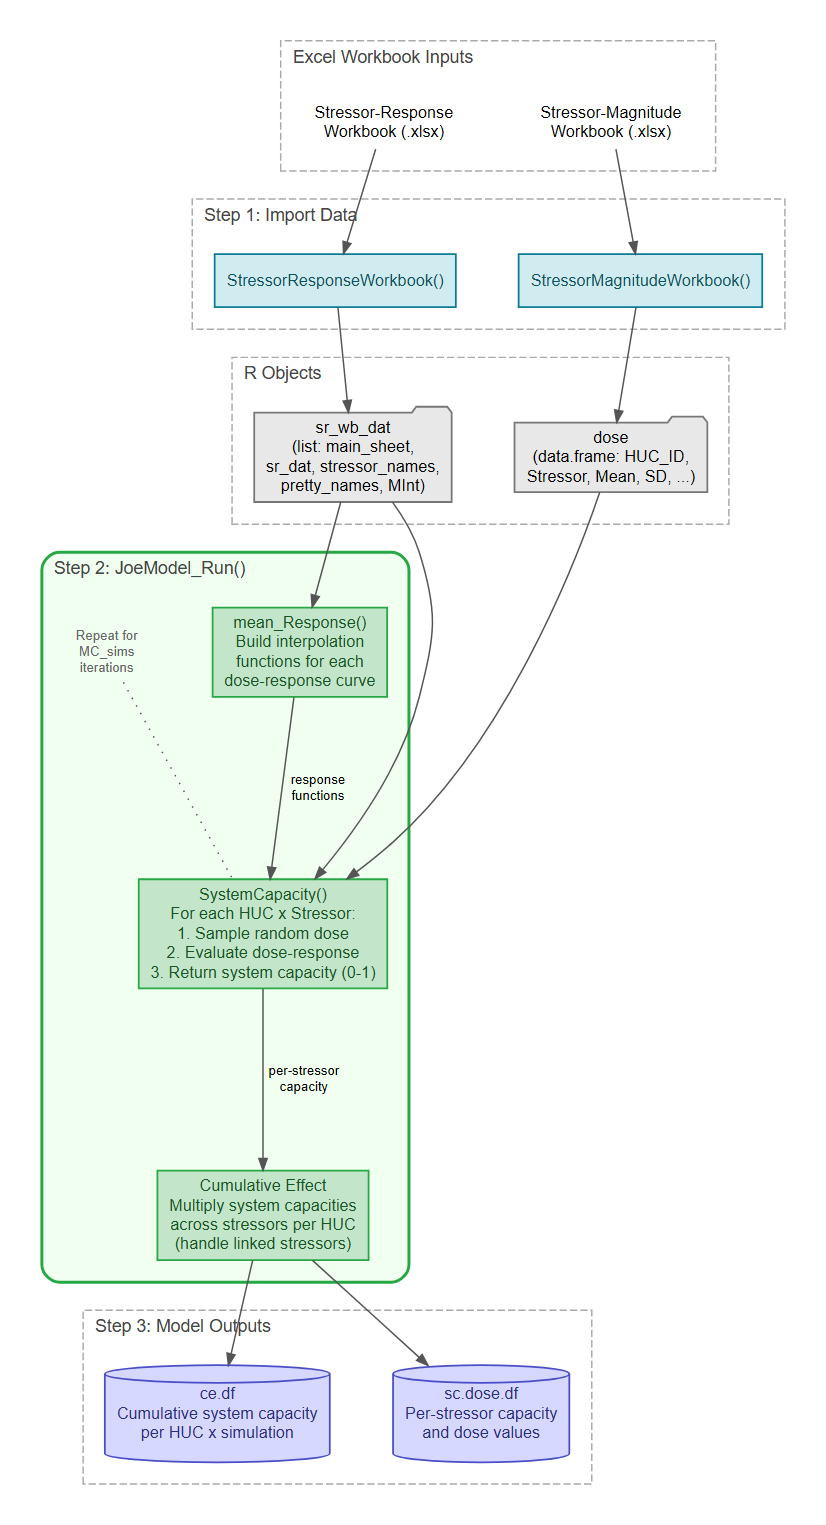

Write R code to recreate this figure.
# -------------------------------------------------------
# Joe Model Flowchart for CEMPRA Vignette a01
# Creates a big-picture diagram of the Joe Model workflow
#
# Requirements: DiagrammeR, htmlwidgets, webshot2
# (or DiagrammeRsvg + rsvg as an alternative export path)
#
# Usage:
#   Rscript joe_model_flowchart.R
#   # produces joe_model_flowchart.png in the working directory
# -------------------------------------------------------

library(DiagrammeR)
library(htmlwidgets)
library(webshot2)

graph_spec <- '
digraph joe_model_flow {

  # Graph settings
  graph [
    rankdir = TB,
    fontname = Helvetica,
    bgcolor = white,
    nodesep = 0.6,
    ranksep = 0.7,
    margin = 0.2
  ]

  node [
    fontname = Helvetica,
    fontsize = 11,
    style = filled,
    penwidth = 1.2
  ]

  edge [
    fontname = Helvetica,
    fontsize = 9,
    color = "#555555",
    arrowsize = 0.8
  ]

  # --- Input files (Excel workbooks) ---
  subgraph cluster_inputs {
    label = "Excel Workbook Inputs"
    labeljust = l
    fontsize = 12
    fontcolor = "#444444"
    style = dashed
    color = "#AAAAAA"
    margin = 15

    sr_file [
      label = "Stressor-Response\nWorkbook (.xlsx)",
      shape = note,
      fillcolor = "#FFF3CD",
      color = "#D4A017"
    ]
    sm_file [
      label = "Stressor-Magnitude\nWorkbook (.xlsx)",
      shape = note,
      fillcolor = "#FFF3CD",
      color = "#D4A017"
    ]
  }

  # --- Import functions ---
  subgraph cluster_import {
    label = "Step 1: Import Data"
    labeljust = l
    fontsize = 12
    fontcolor = "#444444"
    style = dashed
    color = "#AAAAAA"
    margin = 15

    sr_func [
      label = "StressorResponseWorkbook()",
      shape = box,
      fillcolor = "#D1ECF1",
      color = "#0C7B93",
      fontcolor = "#0C5460"
    ]
    sm_func [
      label = "StressorMagnitudeWorkbook()",
      shape = box,
      fillcolor = "#D1ECF1",
      color = "#0C7B93",
      fontcolor = "#0C5460"
    ]
  }

  # --- Intermediate objects ---
  subgraph cluster_objects {
    label = "R Objects"
    labeljust = l
    fontsize = 12
    fontcolor = "#444444"
    style = dashed
    color = "#AAAAAA"
    margin = 15

    sr_obj [
      label = "sr_wb_dat\n(list: main_sheet,\nsr_dat, stressor_names,\npretty_names, MInt)",
      shape = folder,
      fillcolor = "#E8E8E8",
      color = "#777777"
    ]
    dose_obj [
      label = "dose\n(data.frame: HUC_ID,\nStressor, Mean, SD, ...)",
      shape = folder,
      fillcolor = "#E8E8E8",
      color = "#777777"
    ]
  }

  # --- Internal processing (inside JoeModel_Run) ---
  subgraph cluster_joe {
    label = "Step 2: JoeModel_Run()"
    labeljust = l
    fontsize = 12
    fontcolor = "#444444"
    style = rounded
    color = "#28A745"
    bgcolor = "#F0FFF0"
    penwidth = 2
    margin = 15

    mean_resp [
      label = "mean_Response()\nBuild interpolation\nfunctions for each\ndose-response curve",
      shape = box,
      fillcolor = "#C3E6CB",
      color = "#28A745",
      fontcolor = "#155724"
    ]

    sys_cap [
      label = "SystemCapacity()\nFor each HUC x Stressor:\n1. Sample random dose\n2. Evaluate dose-response\n3. Return system capacity (0-1)",
      shape = box,
      fillcolor = "#C3E6CB",
      color = "#28A745",
      fontcolor = "#155724"
    ]

    ce_func [
      label = "Cumulative Effect\nMultiply system capacities\nacross stressors per HUC\n(handle linked stressors)",
      shape = box,
      fillcolor = "#C3E6CB",
      color = "#28A745",
      fontcolor = "#155724"
    ]

    mc_label [
      label = "Repeat for\nMC_sims\niterations",
      shape = plaintext,
      fillcolor = transparent,
      fontsize = 9,
      fontcolor = "#666666"
    ]
  }

  # --- Outputs ---
  subgraph cluster_outputs {
    label = "Step 3: Model Outputs"
    labeljust = l
    fontsize = 12
    fontcolor = "#444444"
    style = dashed
    color = "#AAAAAA"
    margin = 15

    ce_df [
      label = "ce.df\nCumulative system capacity\nper HUC x simulation",
      shape = cylinder,
      fillcolor = "#D6D8FF",
      color = "#4A4EC7",
      fontcolor = "#2D2F7F"
    ]
    sc_dose [
      label = "sc.dose.df\nPer-stressor capacity\nand dose values",
      shape = cylinder,
      fillcolor = "#D6D8FF",
      color = "#4A4EC7",
      fontcolor = "#2D2F7F"
    ]
  }

  # --- Edges ---
  sr_file -> sr_func
  sm_file -> sm_func

  sr_func -> sr_obj
  sm_func -> dose_obj

  sr_obj -> mean_resp
  sr_obj -> sys_cap
  dose_obj -> sys_cap

  mean_resp -> sys_cap [label = "  response\n  functions"]
  sys_cap -> ce_func [label = "  per-stressor\n  capacity"]
  mc_label -> sys_cap [style = dotted, arrowhead = none]

  ce_func -> ce_df
  ce_func -> sc_dose

}
'

# Render the graph
g <- grViz(graph_spec)

# Save as HTML widget then screenshot to PNG
tmp_dir <- tempdir()
tmp_html <- file.path(tmp_dir, "flowchart_joe.html")
saveWidget(g, tmp_html, selfcontained = FALSE)
webshot(tmp_html, "joe_model_flowchart.png",
        vwidth = 900, vheight = 1200, zoom = 3, delay = 2)

cat("Flowchart saved to:", normalizePath("joe_model_flowchart.png"), "\n")
